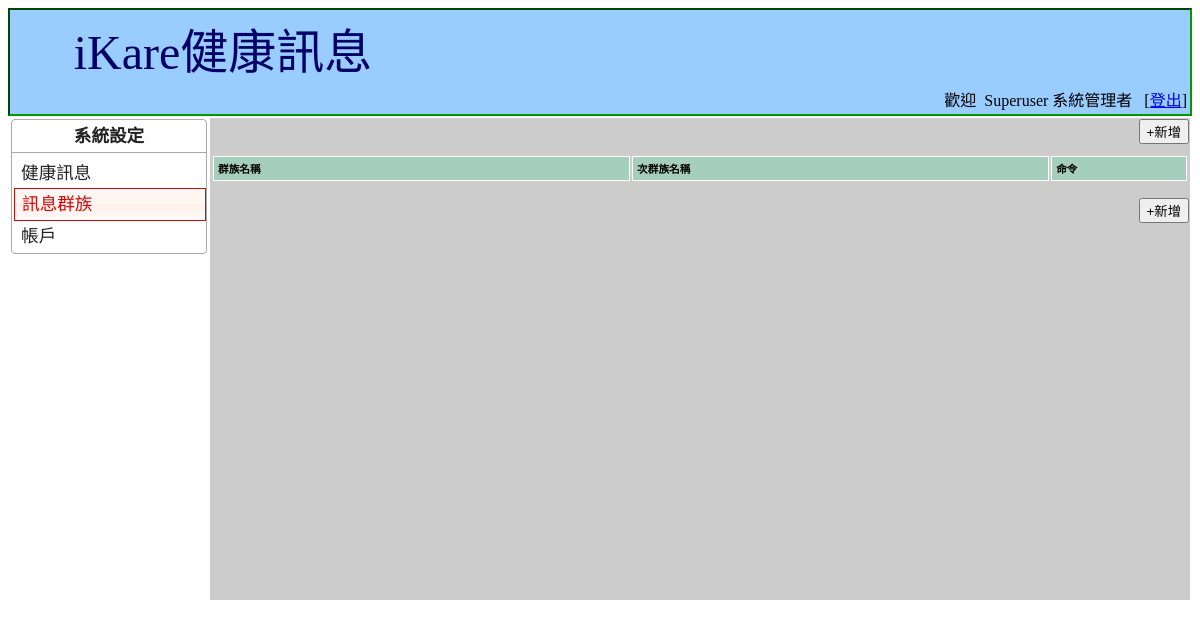
Before: /messager/index.php?page=groupsList (signed in) with the older database file.
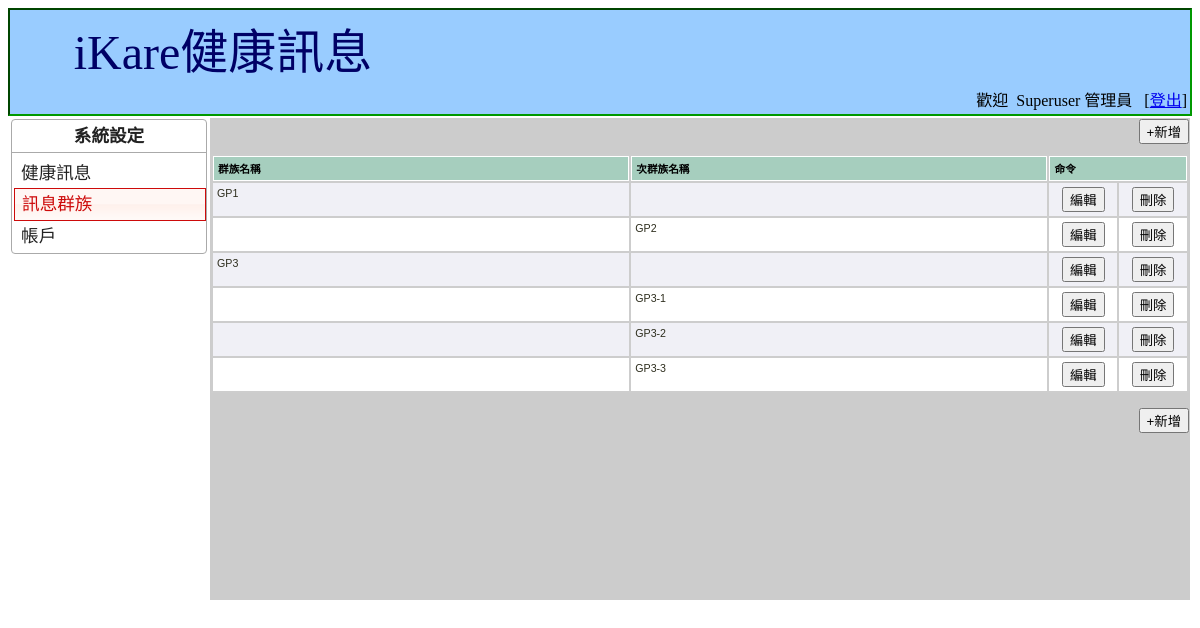
After: the same page with the newer database file.
### tables this page shows
CREATE TABLE IF NOT EXISTS `groups` (
  `ID` int(11) NOT NULL AUTO_INCREMENT,
  `groupname` varchar(80) NOT NULL,
  `parentID` int(11) NOT NULL,
  PRIMARY KEY (`ID`),
  KEY `parentID` (`parentID`)
);

### messager/lang/tw/lang.inc (called while the page is built, shortened)
<?php
$_GROUPNAME = "群族名稱";
$_SUB_GROUPNAME = "次群族名稱";
$_WELCOME = "歡迎";
$_EDIT = "編輯";
$_DELETE = "刪除";
$_DELETE_MSG = "你確定要刪除嗎?";
$_ACTION = "命令";
?>

### messager/include/auth.inc (called while the page is built, shortened)
<?php
$name = $_SESSION['name'];
?>

### messager/include/function.inc (called while the page is built, shortened)
<?php
if (!defined("FUNCTION")) {
function load_class($classname)
{
  $str = "\$".$classname." = new ".$classname.";";
  return $$classname;
}
}
?>

### messager/lib/Groups.inc (called while the page is built, shortened)
<?php
if (!defined("GROUPS")) {
class Groups {
	var $tbl = "groups";
	function sql($where="", $orderby="") {
		$db = new ps_DB;
		$q = "SELECT * FROM $this->tbl ";
		if ($where) {
			$q .= " WHERE $where ";
		}
		if ($orderby) {
			$q .= " ORDER BY $orderby ";
		}
		$db->query($q);
		return $db;
	}
}
}
?>

### messager/lib/db_mysql.inc (called while the page is built, shortened)
<?php
if (!defined("PS_DB")) {
class ps_DB {
  var $lid = 0;
  var $qid = 0;
  var $record = array();
  function connect() {
    if ($this->lid == 0) {
      $this->lid = mysql_pconnect(DB_HOST,DB_USER,DB_PWD);
    }
    return $this->lid;
  }
  function query($q) {
    $this->qid = @mysql_query($q, $this->lid);
    return $this->qid;
  }
  function next_record() {
    $this->record = @mysql_fetch_array($this->qid);
    $stat = is_array($this->record);
    return $stat;
  }
  function f($field_name) {
    if (ADDSLASHES)
      return stripslashes($this->record[$field_name]);
    else
      return ($this->record[$field_name]);
  }
}
}
?>

### messager/groupsList.php (the view, shortened to what the changed rows need)
<?php
$groups = load_class("Groups");
?>
        <table id="loglist" class="tablesorter" width="100%" border="0">
         <thead>
          <tr>
            <th width="43%" scope="col"><?=$_GROUPNAME;?></th>
            <th width="43%" scope="col"><?=$_SUB_GROUPNAME;?></th>
            <th width="14%" scope="col" colspan="2"><?=$_ACTION;?></th>
          </tr>
         </thead>
    	 <tbody>
        <?php
		$db = $groups->sql("parentID='0'","groupname");
		$i = 0;
		while ($db->next_record()) {
			$i++;
			$ID = $db->f("ID");
		?>
          <tr class="<?=($i%2==0?'even':'odd'); ?>">
            <td><?=$db->f('groupname'); ?></td>
            <td>&nbsp;</td>
            <td align="center">
               <form action="index.php" method="post" name="edit<?=$ID; ?>" >
               <input type="submit" value="<?=$_EDIT;?>" />
               </form>
            </td>
            <td align="center">
               <form action="index.php" method="post" name="delete<?=$ID; ?>" >
               <input type="submit" value="<?=$_DELETE;?>" onClick="return confirm('<?=$_DELETE_MSG;?>');" />
               </form>
            </td>
          </tr>
        <?php
        	$db1 = $groups->sql("parentID='$ID'","groupname");
			while ($db1->next_record()) {
				$i++;
				$ID = $db1->f("ID");
			?>
	          <tr class="<?=($i%2==0?'even':'odd'); ?>">
	            <td>&nbsp;</td>
	            <td><?=$db1->f('groupname'); ?></td>
	            <td align="center">
	               <form action="index.php" method="post" name="edit<?=$ID; ?>" >
	               <input type="submit" value="<?=$_EDIT;?>" />
	               </form>
	            </td>
	            <td align="center">
	               <form action="index.php" method="post" name="delete<?=$ID; ?>" >
	               <input type="submit" value="<?=$_DELETE;?>" onClick="return confirm('<?=$_DELETE_MSG;?>');" />
	               </form>
	            </td>
	          </tr>
        <?php
        	}
		}
		?>
		 </tbody>
        </table>

### messager/index.php (shortened to what the changed rows need)
<?php
include "lib/db_mysql.inc";
include "include/function.inc";
include "include/auth.inc";
if ($_REQUEST['page']) {
	$page = $_REQUEST['page'].".php";
} else {
	$page = "messagesList.php";
}
?>
<!DOCTYPE html PUBLIC "-//W3C//DTD XHTML 1.0 Transitional//EN" "http://www.w3.org/TR/xhtml1/DTD/xhtml1-transitional.dtd">
<html xmlns="http://www.w3.org/1999/xhtml" xml:lang="zh_tw" lang="zh_tw">
<head>
<link href="myhealth.css" rel="stylesheet" type="text/css" />
<link rel="stylesheet" href="jquery/themes/blue/style.css" type="text/css" media="print, projection, screen" />
<link rel="stylesheet" href="jquery/jquery-ui.css" />
</head>
<body>
<div class="top_head" id="top_head">
<table width="100%" border="0" class="top_head">
  <tr>
    <td height="20" colspan="3" align="right" valign="bottom"><?=$_WELCOME;?>&nbsp; <?=$name;?>&nbsp;&nbsp; [<a href="login.php?action=logout"><?=$_LOGOUT;?></a>]</td>
    </tr>
</table>
</div>
<table width="100%" border="0">
<tr>
<td width="87%" height="480" align="center" valign="top" bgcolor="#CCCCCC">
        <div id="main_content">
        <?php
		include($page);
		?>
        </div>
</td>
      </tr>
    </table>
</body>
</html>

Changed rows visible on the page:
added groups: groupname "GP1"
added groups: groupname "GP2", shown under "GP1"
added groups: groupname "GP3"
added groups: groupname "GP3-1", shown under "GP3"
added groups: groupname "GP3-2", shown under "GP3"
added groups: groupname "GP3-3", shown under "GP3"
Other visible differences:
$name: "Superuser 系統管理者" → "Superuser 管理員"
